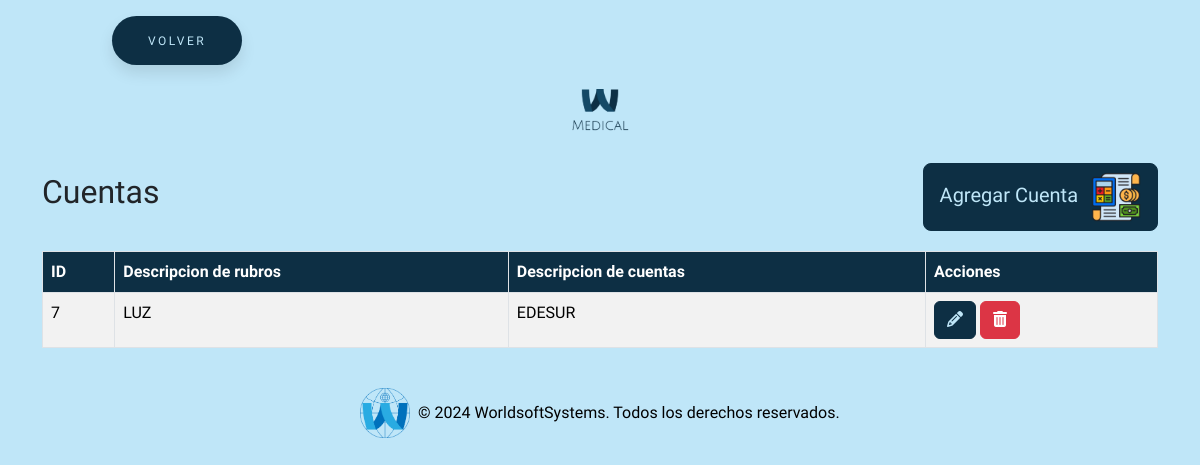
The app's page /prueba/todosAjustes/cuentas/cuentas.php (signed in) with its own data.
### tables this page shows
CREATE TABLE `cuentas` (
  `id` int(11) NOT NULL,
  `desc_rubro` int(255) NOT NULL,
  `c_cuenta` int(255) NOT NULL,
  `desc_cuenta` varchar(255) NOT NULL
);

CREATE TABLE `rubros` (
  `id` int(11) NOT NULL,
  `descripcion` varchar(255) NOT NULL
);

### prueba/todosAjustes/cuentas/cuentas.php (the view, shortened to what this page needs)
<?php
require_once "../../conexion.php";
$sql = "SELECT c.* , r.descripcion FROM cuentas c LEFT JOIN rubros r ON r.id = c.desc_rubro";
$result = $conn->query($sql);
?>
<!DOCTYPE html>
<html lang="en">
<head>
    <link href="https://cdn.jsdelivr.net/npm/bootstrap@5.3.3/dist/css/bootstrap.min.css" rel="stylesheet"
>
    <link rel="stylesheet" href="https://cdnjs.cloudflare.com/ajax/libs/font-awesome/6.5.2/css/all.min.css"
 />
    <link rel="stylesheet" href="../../estilos/styleBotones.css">
    <link rel="stylesheet" href="../../estilos/styleGeneral.css">
</head>
<body>
    <button class="button" style="vertical-align:middle; margin-left:7rem"
        onclick="window.location.href = '../../seccionAjustes/ajustes.php';">
        <span>VOLVER</span>
    </button>
    <div class="text-center my-4">
        <img src="../../img/logo.png" alt="Logo MEDICAL" class="img-fluid" style="max-width: 120px;">
    </div>
    <div class="container">
        <div class="title-container">
            <h2>Cuentas</h2>
            <button type="button" class="btn btn-custom btn-lg" data-bs-toggle="modal"
                data-bs-target="#agregarCuentaModal">
                Agregar Cuenta <img src="../../img/cuentas.png" alt="Icono agregar cuenta"
                    style="width: 50px; height: 50px; margin-left: 8px;">
            </button>
        </div>
        <table class="table table-striped table-bordered">
            <thead class="table-custom">
                <tr>
                    <th>ID</th>
                    <th>Descripcion de rubros</th>
                    <th>Descripcion de cuentas</th>
                    <th>Acciones</th>
                </tr>
            </thead>
            <tbody>
                <?php if ($result->num_rows > 0): ?>
                    <?php while ($row = $result->fetch_assoc()): ?>
                        <tr>
                            <td><?= $row["id"] ?></td>
                            <td><?= $row["descripcion"] ?></td>
                            <td><?= $row["desc_cuenta"] ?></td>
                            <td>
                                <button class="btn btn-custom-editar" onclick='editarCuenta(<?= json_encode($row) ?>)'><i
                                        class="fas fa-pencil-alt"></i></button>
                                <a href="?eliminar=<?= $row['id'] ?>" class="btn btn-danger"
                                    onclick="return confirm('¿Estás seguro de que deseas eliminar esta Cuenta?');"><i
                                        class="fas fa-trash-alt"></i></a>
                            </td>
                        </tr>
                    <?php endwhile; ?>
                <?php else: ?>
                    <tr>
                        <td colspan="4">No se encontraron resultados</td>
                    </tr>
                <?php endif; ?>
            </tbody>
        </table>
    </div>
    <footer class="bg-dark text-white text-center py-4 mt-auto">
        <div class="container">
            <div class="row justify-content-center">
                <div class="col-md-12 footer-logo-text">
                    <img src="../../img/logoWSS.png" alt="Logo" class="img-fluid" style="max-height: 50px;">
                    <p class="mb-0">&copy; 2024 WorldsoftSystems. Todos los derechos reservados.</p>
                </div>
            </div>
        </div>
    </footer>
</body>
</html>

### prueba/estilos/styleBotones.css (style rules this page uses)
:root { --primary-color: #0d2f44; }
body, html { background-color: #bfe6f8 !important; font-family: 'Cabin Condensed', sans-serif !important; }
.title-container { display: flex; align-items: center; justify-content: space-between; margin-bottom: 20px; }
.btn-custom { background-color: var(--primary-color) !important; border-color: var(--primary-color) !important; color: #bfe6f8 !important; transition: all 0.3s ease; }
.btn-custom-editar { background-color: var(--primary-color) !important; border-color: var(--primary-color) !important; color: #bfe6f8 !important; transition: all 0.3s ease; }
.button { padding: 1.3em 3em; font-size: 12px; text-transform: uppercase; letter-spacing: 2.5px; font-weight: 500; color: #bfe6f8; background-color: var(--primary-color) !important; border-color: var(--primary-color) !important; border: none; border-radius: 45px; box-shadow: 0px 8px 15px rgba(0, 0, 0, 0.1); transition: all 0.3s ease 0s; cursor: pointer; outline: none; margin-top: 1rem; }

### prueba/estilos/styleGeneral.css (style rules this page uses)
:root { --primary-color: #0d2f44; }
body, html { background-color: #bfe6f8 !important; font-family: 'Cabin Condensed', sans-serif !important; }
a { text-decoration: none !important; }
.table-custom th { background-color: var(--primary-color) !important; color: white !important; }
.footer-logo-text { display: flex; align-items: center; justify-content: center; color: #000; }
footer.bg-dark { background-color: transparent !important; padding-top: 10rem; }
.footer-logo-text img { margin-right: 0.5rem; }

### records on screen
cuentas: id "7", desc_rubro.descripcion "LUZ", desc_cuenta "EDESUR"
